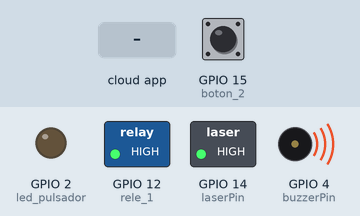
Recording of a sketch running on a simulated ESP8266 (NodeMCU). Parts: switched loads named in the sketch (green lamp = pin HIGH), output pins drawn as LEDs (lit = HIGH), buzzer (waves = sounding, pin HIGH). Dashed ring = blinking. The test bench sets the inputs (shaded band); at power-on: GPIO 15 (boton_2) LOW. WiFi joins after 1.5 s; servers stay silent unless stated; what the sketch prints to the serial monitor is not drawn.

Above: at 2.8 s.
2.9 s: GPIO 15 (boton_2) pulled HIGH for 0.15 s
At 3.3 s:
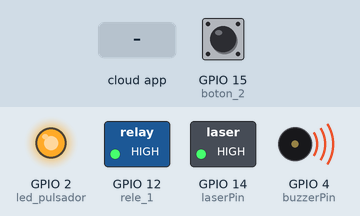
4.5 s: the phone or cloud app sets botton to 0
At 5.7 s:
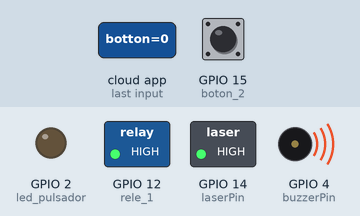
6.0 s: the phone or cloud app sets botton to 1
At 6.9 s:
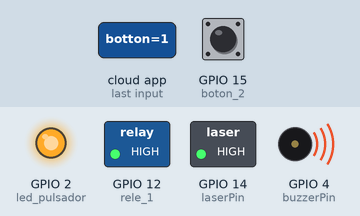
7.5 s: GPIO 15 (boton_2) pulled HIGH for 1 s
At 8.2 s:
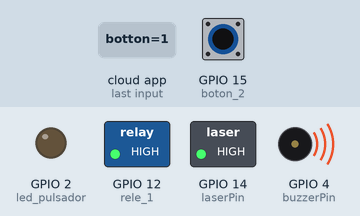
10.0 s: GPIO 15 (boton_2) pulled HIGH for 3.2 s
At 11.2 s:
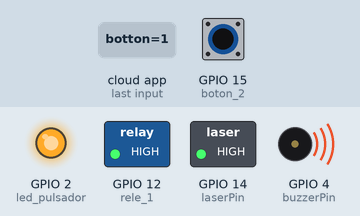
14.7 s: GPIO 15 (boton_2) pulsed HIGH 5 times (0.12 s each, 0.3 s apart)
At 15.15 s:
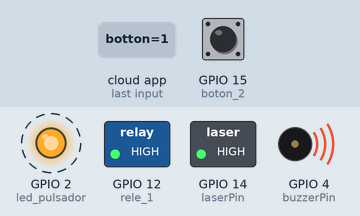
Timing chart, 0 to 17.7 s (numbered marks = the images above; inputs shaded):
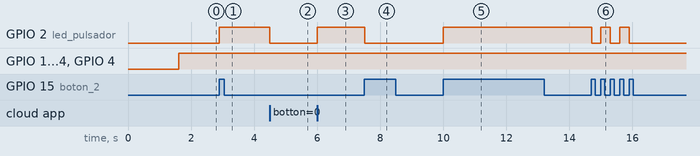

Measured:
- after the input at 2.9 s, GPIO 2 (led_pulsador): LOW → HIGH at once
- after the input at 4.5 s, GPIO 2 (led_pulsador): HIGH → LOW at once
- after the input at 6.0 s, GPIO 2 (led_pulsador): LOW → HIGH at once
- after the input at 7.5 s, GPIO 2 (led_pulsador): HIGH → LOW at once
- after the input at 10.0 s, GPIO 2 (led_pulsador): LOW → HIGH at once
- after the input at 14.7 s, GPIO 2 (led_pulsador): alternates HIGH for 0.30 s and LOW for 0.30 s, 5 changes in all, then stays LOW, starting at once

The sketch:

IoT__alerta_2_FINAL.ino
```cpp
#include "Arduino.h"
#include <EMailSender.h> //Libreria que permite enviar las alertas al correo electronico
#include <ESP8266WiFi.h> //Libreria que permite conectar el sistema a una red WiFi
#include <ThingerESP8266.h> //Libreria que permite vincular la NodeMCU con la plataforma IoT
//Parametros de conexion entre la placa NodeMCU y la plataforma Thinger.io
#define USERNAME "ISTEA" //Usuario
#define DEVICE_ID "NodeMCU" //Descripcion
#define DEVICE_CREDENTIAL "qipFB8O@nAni66wd" //Credencial
#define boton_2 15//D8// Pin de señal de entrada del pulsador
#define botton A0// Pin de señal de entrada del encendido/apagado desde la IoT
const int receiverPin = 5; // D1/// Pin de señal de entrada del receptor / detector (el módulo usado solo devuelve un estado digital)
const int buzzerPin =  4; // D2///  Pin de señal de salida del buzzer que indica cuando el sistema se dispara o detecta la presencia de intruso
const int laserPin =  14; // D5/// Pin de señal de salida del módulo láser / puntero láser
const int rele_1 =  12; // D6// Pin de señal de salida del rele_1
//const int rele_2 =  13; // D7// Pin de señal de salida del rele_2 para activar otra sirena o en caso de que se dañe la salida del rele 1
ThingerESP8266 thing(USERNAME, DEVICE_ID, DEVICE_CREDENTIAL);
int receiverState = 0;
int estado = 0;
int contador = 0;
int alarma = 0;
int i;
int led_pulsador = 2; //D4/// // Pin de señal de salida del led que indica el encendido/apagado del sistema
//const int LEDPin =  2;  //D4/// Pin de señal de salida del led que indica cuando el sistema se dispara o detecta la presencia de intruso

bool cambio=false;
int pulsos_a = 0;
boolean anterior_a;
unsigned long tiempo1 = 0;
unsigned long tiempo2 = 0;

    uint8_t connection_state = 0;
    uint16_t reconnect_interval = 10000;
    EMailSender emailSend("isteaesmeraldas@gmail.com", "ISTEA2021");

uint8_t WiFiConnect(const char* nSSID = nullptr, const char* nPassword = nullptr)
{
    static uint16_t attempt = 0;
    Serial.print("Connecting to ");
    if(nSSID) {
        WiFi.begin(nSSID, nPassword);
        Serial.println(nSSID);
    }

    uint8_t i = 0;
    while(WiFi.status()!= WL_CONNECTED && i++ < 50)
    {
        delay(200);
        Serial.print(".");
    }
    ++attempt;
    Serial.println("");
    if(i == 51) {
        Serial.print("Connection: TIMEOUT on attempt: ");
        Serial.println(attempt);
        if(attempt % 2 == 0)
        Serial.println("Check if access point available or SSID and Password\r\n");
        return false;
    }
    Serial.println("Connection: ESTABLISHED");
    Serial.print("Got IP address: ");
    Serial.println(WiFi.localIP());
    return true;
}
void Awaits()
{
    uint32_t ts = millis();
    while(!connection_state)
    {
        delay(50);
        if(millis() > (ts + reconnect_interval) && !connection_state){
            connection_state = WiFiConnect();
            ts = millis();
        }
    }
}
void setup()
{
  Serial.begin(115200);
  pinMode(laserPin, OUTPUT); // Se establece el pin láser en modo de salida
  //pinMode(LEDPin, OUTPUT);  // Se establece el pin LED en modo de salida
  pinMode(buzzerPin, OUTPUT);  // Se establece el pin buzzer en modo de salida
  pinMode(rele_1, OUTPUT); // Se establece el pin del rele_1 en modo de salida
  //pinMode(rele_2, OUTPUT); // Se establece el pin del rele_2 en modo de salida, en caso de averiarse el rele_1
  pinMode(receiverPin, INPUT); // Se establece el pin receptor en modo de entrada, el módulo del receptor láser envía una señal ALTA cuando el láser lo ilumina.
  pinMode(botton, INPUT); // Se establece el pin de encendido/apagado desde la IoT en modo de salida
  attachInterrupt(digitalPinToInterrupt(boton_2), boton, CHANGE);
  pinMode(led_pulsador,OUTPUT); // Se establece el pin de encendido/apagado del sistema en modo de salida
  pinMode(boton_2, INPUT); // Se establece el pin del pulsador en modo de entrada
  anterior_a = digitalRead(boton_2);
  tiempo1 = millis();
  const char* ssid = "STHERSIT@"; //Nombre de la red a la que se va a conectar el dispositivo
  const char* password = "Jhair1512@"; //Contraseña de la red
  connection_state = WiFiConnect(ssid, password);
  if(!connection_state)  // if not connected to WIFI
  Awaits();          // constantly trying to connec
  alarma=1;
  digitalWrite(laserPin, LOW); // Laser apagado
  digitalWrite(buzzerPin, LOW); // Buzzer apagado
  //digitalWrite(rele_1, !HIGH); // Led apagado
  cambio=false;
  //thing.add_wifi(SSID, SSID_PASSWORD);
  //Codigos para enviar el estado del sistema desde la plataforma IoT Thinger.io
  thing["botton"] << digitalPin(botton);
  thing["led_pulsador"] << digitalPin(led_pulsador);
  thing["botton"]<< [](pson& activated){
    bool on = activated;
    if(activated){
      Serial.println("Sistema encendido remotamente");
      pulsos_a = 1;
      }
      else{
        pulsos_a = 2;
      }
      };
     }
void loop()
{
  Serial.println(alarma);
  if(pulsos_a==1){
    digitalWrite(laserPin, HIGH); //Laser encendido
    Serial.println("sistema encendido"); //Mensaje
    digitalWrite(led_pulsador, HIGH); //Led indicador enciende
    if (cambio==false){
      receiverState = digitalRead(receiverPin);// leer el estado del valor de los receptores:
      if (receiverState == HIGH) {    // si lo es, reciverState es HIGH:
        digitalWrite(laserPin, HIGH); //Laser encendido
        digitalWrite(rele_1, !HIGH); //Rele_1 apagado
        //digitalWrite(rele_2, LOW); //Rele_2 apagado
        digitalWrite(buzzerPin, LOW); //Buzzer apagado
        //digitalWrite(LEDPin, LOW); //Led apagado
        Serial.println("alarma desactivada");
      }
      else { // Activa la alarma y sonara:
        thing.stop(); //
        digitalWrite(buzzerPin, HIGH);//Se enciende el buzzer
        //digitalWrite(LEDPin, HIGH); //Se enciende el led
        digitalWrite(rele_1, !LOW); //Se enciende el Rele_1
        //digitalWrite(rele_2, HIGH); //Se enciende el Rele_2
        digitalWrite(laserPin, HIGH);//El laser permanece encendido
        Serial.println("enviando mensaje");
        enviar_email();//Se envia el mensaje al correo electronico del administrador
        Serial.println("mensaje enviado");
        alarma=1;
        thing.handle();
         tiempo2 = millis();
      if(tiempo2 > (tiempo1+1000)){  //Si ha pasado 1 segundo ejecuta el IF
          tiempo1 = millis(); //Actualiza el tiempo actual
       }
      }
    }
  }
  // Activacion del sistema de alarma
  if (alarma == 1){
    cambio=true;
    digitalWrite(buzzerPin, HIGH);//Se enciende el buzzer
    //digitalWrite(LEDPin, HIGH); //Se enciende el led
    digitalWrite(rele_1, !LOW); //Se enciende el Rele_1
        //digitalWrite(rele_2, HIGH); //Se enciende el Rele_2
    digitalWrite(laserPin, HIGH);//El laser permanece encendido
   }
   // Desactivacion del sistema de alarma
  if (alarma == 0){
    cambio=false;
    //digitalWrite(laserPin, HIGH);//El laser permanece encendido
    digitalWrite(rele_1, !HIGH); //Se apaga el Rele_1
    //digitalWrite(rele_2, LOW); //Se apaga el el Rele_2
    digitalWrite(buzzerPin, LOW); //Se apaga el buzzer
    //digitalWrite(LEDPin, LOW); //Se apaga el led
     }
  if(pulsos_a>=2)
  {
    alarma=1;
    Serial.println("Sistema apagado");
    digitalWrite(led_pulsador, LOW);
    pulsos_a=0;
  }
  thing.handle(); //Subfuncion para la actualizacion de datos en la plataforma
}

ICACHE_RAM_ATTR void boton() {
  //delay(200);
 boolean estado_a = digitalRead(boton_2);
  if (anterior_a != estado_a) {
    if (estado_a == HIGH) {  //flanco descendente pull-up
      tiempo2 = millis();
      if(tiempo2 > (tiempo1+200)){  //Si ha pasado 1 segundo ejecuta el IF
          tiempo1 = millis(); //Actualiza el tiempo actual
          pulsos_a++;
          Serial.println(pulsos_a);
      }
    }
  }
}

void enviar_email(){
  //Codigo para el envio de alertas al correo electronico
    EMailSender::EMailMessage message;
    message.subject = "URGENTE ALARMA ACTIVADA"; //Mensaje
    message.message = "Alerta la seguridad del Instituto ha sido vulnerada"; //Mensaje para el usuario
    EMailSender::Response resp = emailSend.send("isteaesmeraldas@gmail.com",message); //Correo al que llegaran las alertas, puede ser reemplazado
    Serial.println("Sending status: ");
    Serial.println(resp.status);
    Serial.println(resp.code);
    Serial.println(resp.desc);

}
```
